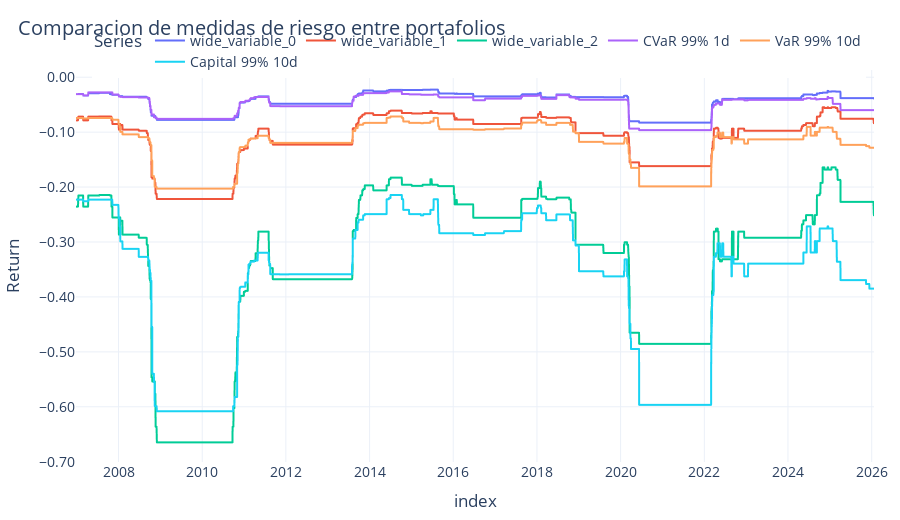

The code cell stored with this chart in its notebook:
### Code cell
fig = px.line(
     tmp2,
     x=tmp2.index,
     y=[tmp[cvar_col], tmp[var10d_col], tmp[capital10d], tmp2[cvar_col], tmp2[var10d_col], tmp2[capital10d]],
     title=f"Comparacion de medidas de riesgo entre portafolios",
     labels={"value": "Return", "variable": "Series"},
)
fig.show()

### Figure 1 — Plotly figure (JSON) as saved in the notebook; plotly's stock layout.template omitted (floating-point values rounded to 4 significant figures; data arrays with more than 128 entries replaced by an {"elided": "..."} marker saying what was removed)
{"data": [{"hovertemplate": "Series=wide_variable_0<br>index=%{x}<br>Return=%{y}<extra></extra>", "legendgroup": "wide_variable_0", "line": {"color": "#636efa", "dash": "solid"}, "marker": {"symbol": "circle"}, "mode": "lines", "name": "wide_variable_0", "showlegend": true, "type": "scattergl", "x": {"elided": "4797 str values"}, "xaxis": "x", "y": {"elided": "4797 float values"}, "yaxis": "y"}, {"hovertemplate": "Series=wide_variable_1<br>index=%{x}<br>Return=%{y}<extra></extra>", "legendgroup": "wide_variable_1", "line": {"color": "#EF553B", "dash": "solid"}, "marker": {"symbol": "circle"}, "mode": "lines", "name": "wide_variable_1", "showlegend": true, "type": "scattergl", "x": {"elided": "4797 str values"}, "xaxis": "x", "y": {"elided": "4797 float values"}, "yaxis": "y"}, {"hovertemplate": "Series=wide_variable_2<br>index=%{x}<br>Return=%{y}<extra></extra>", "legendgroup": "wide_variable_2", "line": {"color": "#00cc96", "dash": "solid"}, "marker": {"symbol": "circle"}, "mode": "lines", "name": "wide_variable_2", "showlegend": true, "type": "scattergl", "x": {"elided": "4797 str values"}, "xaxis": "x", "y": {"elided": "4797 float values"}, "yaxis": "y"}, {"hovertemplate": "Series=CVaR 99% 1d<br>index=%{x}<br>Return=%{y}<extra></extra>", "legendgroup": "CVaR 99% 1d", "line": {"color": "#ab63fa", "dash": "solid"}, "marker": {"symbol": "circle"}, "mode": "lines", "name": "CVaR 99% 1d", "showlegend": true, "type": "scattergl", "x": {"elided": "4797 str values"}, "xaxis": "x", "y": {"elided": "4797 float values"}, "yaxis": "y"}, {"hovertemplate": "Series=VaR 99% 10d<br>index=%{x}<br>Return=%{y}<extra></extra>", "legendgroup": "VaR 99% 10d", "line": {"color": "#FFA15A", "dash": "solid"}, "marker": {"symbol": "circle"}, "mode": "lines", "name": "VaR 99% 10d", "showlegend": true, "type": "scattergl", "x": {"elided": "4797 str values"}, "xaxis": "x", "y": {"elided": "4797 float values"}, "yaxis": "y"}, {"hovertemplate": "Series=Capital 99% 10d<br>index=%{x}<br>Return=%{y}<extra></extra>", "legendgroup": "Capital 99% 10d", "line": {"color": "#19d3f3", "dash": "solid"}, "marker": {"symbol": "circle"}, "mode": "lines", "name": "Capital 99% 10d", "showlegend": true, "type": "scattergl", "x": {"elided": "4797 str values"}, "xaxis": "x", "y": {"elided": "4797 float values"}, "yaxis": "y"}], "layout": {"height": 520, "legend": {"title": {"text": "Series"}, "tracegroupgap": 0}, "title": {"text": "Comparacion de medidas de riesgo entre portafolios"}, "xaxis": {"anchor": "y", "domain": [0, 1], "title": {"text": "index"}}, "yaxis": {"anchor": "x", "domain": [0, 1], "title": {"text": "Return"}}}}
